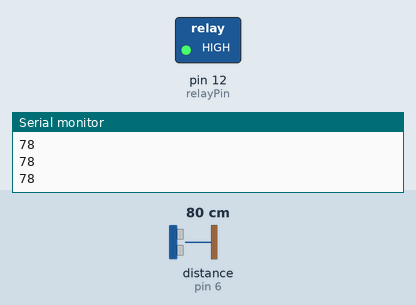
Simulated run of this sketch. Board: Arduino Uno, built with avr-gcc and run on an emulated ATmega328P. On the bench: switched loads named in the sketch (green lamp = pin HIGH), the last lines printed to the serial monitor. Wiring (inferred from the names in the program): ultrasonic range finder: trigger pin 7; echo pin 6. Inputs (shaded band) come from the test bench; at power-on: distance to the obstacle (sensor on pin 6) 80 cm. The echo pulse lasts 58.3 µs per cm; pins used as bus, display or sensor lines are not drawn.

Above: at 1.2 s.
1.3 s: distance to the obstacle (sensor on pin 6) set to 22 cm
2.8 s: distance to the obstacle (sensor on pin 6) set to 18 cm
At 3.4 s:
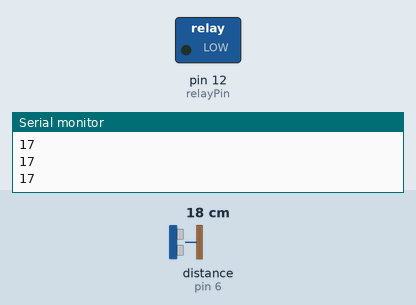
4.4 s: distance to the obstacle (sensor on pin 6) set to 35 cm
At 5.7 s:
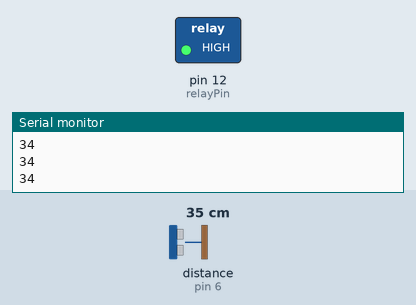
6.0 s: distance to the obstacle (sensor on pin 6) set to 2 cm
At 7.1 s:
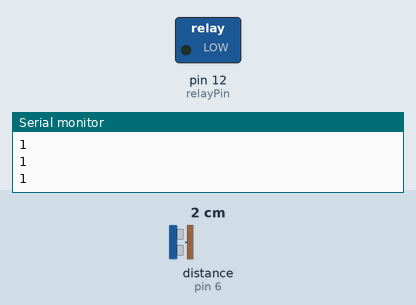
Timing chart, 0 to 8.6 s (numbered marks = the images above; inputs shaded):
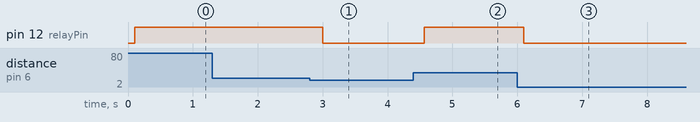

Measured:
- the behaviour switches between 21 and 20 cm on distance to the obstacle (sensor on pin 6) (found by bisection; images 0 and 1)
- after the input at 2.8 s, pin 12 (relayPin): HIGH → LOW after 0.20 s
- after the input at 4.4 s, pin 12 (relayPin): LOW → HIGH after 0.16 s
- after the input at 6.0 s, pin 12 (relayPin): HIGH → LOW after 0.10 s

The sketch:

homeautomation.ino
```cpp
//#include "DHT.h"

//#define DHTPIN 11
//#define DHTTYPE DHT22

const int trigPin = 7;
const int echoPin = 6;
int relayPin = 12;

// defines variables
long duration;
int distance;

//DHT dht(DHTPIN, DHTTYPE);

void setup() {
  pinMode(trigPin, OUTPUT); // Sets the trigPin as an Output
  pinMode(echoPin, INPUT); // Sets the echoPin as an Input
  Serial.begin(9600);
//  dht.begin();
  pinMode(relayPin, OUTPUT);
}

void loop() {

//  delay(2000);

//  float h =dht.readHumidity();
//
//  float t = dht.readTemperature();
//
//  if (isnan(h) || isnan(t)) {
//    Serial.println("Failed to read from DHT sensor!");
//    return;
//  }
//
//  Serial.print("Humidity: ");
//  Serial.print(h);
//  Serial.print(" %\t");
//  Serial.print("Temperature: ");
//  Serial.print(t);
//  Serial.println(" *C ");

  // Clears the trigPin
digitalWrite(trigPin, LOW);
delayMicroseconds(2);

// Sets the trigPin on HIGH state for 10 micro seconds
digitalWrite(trigPin, HIGH);
delayMicroseconds(10);
digitalWrite(trigPin, LOW);

// Reads the echoPin, returns the sound wave travel time in microseconds
duration = pulseIn(echoPin, HIGH);

// Calculating the distance
distance= duration*0.034/2;
delay(100);
Serial.println(distance);
if(distance <20) {
  digitalWrite(relayPin, LOW);
  delay(10);
}
else {
  digitalWrite(relayPin, HIGH);
}
}
```
